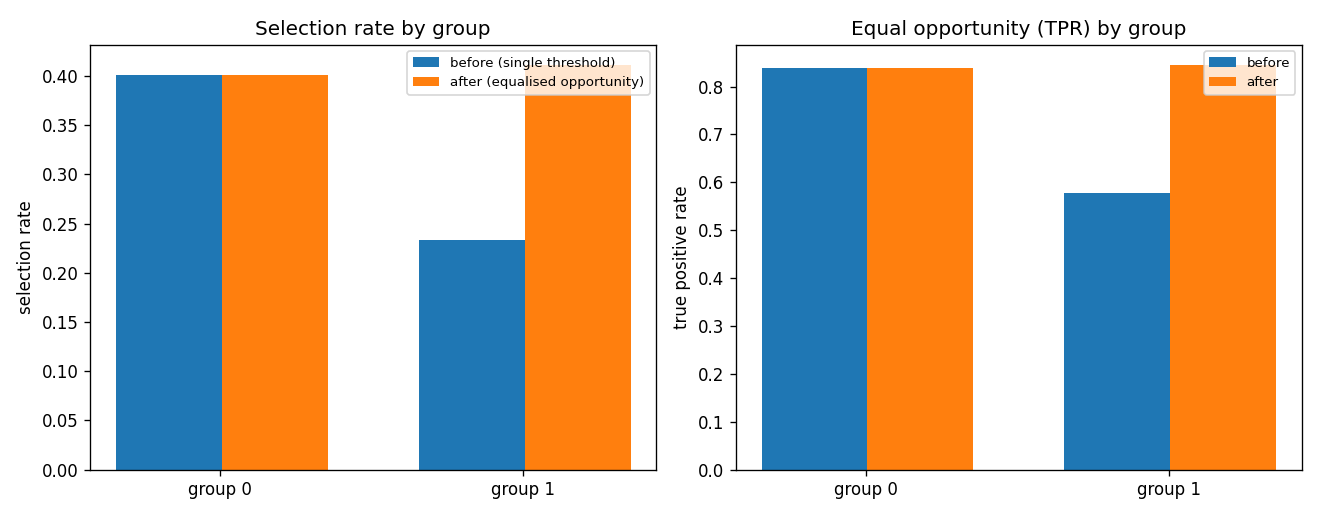

Source code (Python):
"""
Project 6 — Algorithmic Fairness Audit
======================================
Setup : A hiring/lending-style screening model. A protected attribute `group` does
        NOT enter the model, yet the model still discriminates — because a feature it
        DOES use was measured with historical bias against one group. This is the
        realistic failure mode: "we didn't use the protected attribute" is not a
        fairness guarantee.

Demonstrates:
  - Why omitting the protected attribute does not prevent disparate impact.
  - Group fairness metrics: selection rate, disparate-impact ratio (the 80% rule),
    true-positive rate (equal opportunity), false-positive rate.
  - A mitigation: group-specific decision thresholds that equalise opportunity,
    and the accuracy trade-off it costs.

Fairness is not one number — these metrics can conflict, and which one matters is a
context and policy question, not a purely technical one (see docs/19).
"""
import warnings; warnings.filterwarnings("ignore")
import numpy as np, pandas as pd
import matplotlib; matplotlib.use("Agg"); import matplotlib.pyplot as plt
from sklearn.linear_model import LogisticRegression
from sklearn.model_selection import train_test_split

RNG = np.random.default_rng(5)
N = 8000

# ---------------------------------------------------------------- simulate
group = RNG.binomial(1, 0.5, N)                       # protected attribute (0 / 1)
skill = RNG.normal(0, 1, N)                           # true latent ability, EQUAL by design
# True qualification depends only on skill -> equal true base rates across groups.
qualified = (skill + RNG.normal(0, 0.3, N) > 0.4).astype(int)
# Observed score is measured with BIAS against group 1 (historical under-measurement).
observed_score = skill - 0.6*group + RNG.normal(0, 0.5, N)
df = pd.DataFrame({"group": group, "observed_score": observed_score, "qualified": qualified})
print(f"True qualification rate — group0: {qualified[group==0].mean():.1%}, "
      f"group1: {qualified[group==1].mean():.1%}  (equal by construction)")

tr, te = train_test_split(df, test_size=0.4, random_state=0, stratify=df.qualified)
# The model uses ONLY the (biased) score, NOT the protected attribute.
clf = LogisticRegression().fit(tr[["observed_score"]], tr.qualified)
te = te.assign(p=clf.predict_proba(te[["observed_score"]])[:, 1])

# ---------------------------------------------------------------- fairness metrics
def audit(te, thresholds):
    """thresholds: dict group->cutoff. Returns per-group rates."""
    rows = {}
    for g in (0, 1):
        s = te[te.group == g]
        pred = (s.p >= thresholds[g]).astype(int)
        pos = pred == 1
        tp = ((pred == 1) & (s.qualified == 1)).sum()
        fp = ((pred == 1) & (s.qualified == 0)).sum()
        rows[g] = {
            "selection_rate": pos.mean(),
            "TPR": tp / max((s.qualified == 1).sum(), 1),   # equal-opportunity metric
            "FPR": fp / max((s.qualified == 0).sum(), 1),
            "accuracy": (pred == s.qualified).mean(),
        }
    return pd.DataFrame(rows).T

single = 0.5
before = audit(te, {0: single, 1: single})
di_before = before.loc[1, "selection_rate"] / before.loc[0, "selection_rate"]
print("\n=== Single threshold (0.5) — the 'unaware' model ===")
print(before.round(3).to_string())
print(f"Disparate-impact ratio (group1/group0 selection): {di_before:.2f} "
      f"({'FAILS' if di_before < 0.8 else 'passes'} the 80% rule)")

# ---------------------------------------------------------------- mitigation: equalise opportunity
# Lower group 1's threshold until its TPR matches group 0's at threshold 0.5.
target_tpr = before.loc[0, "TPR"]
g1 = te[te.group == 1].sort_values("p")
thr1 = single
for t in np.linspace(0.5, 0.1, 41):
    pred = (g1.p >= t).astype(int)
    tpr = ((pred == 1) & (g1.qualified == 1)).sum() / max((g1.qualified == 1).sum(), 1)
    if tpr >= target_tpr:
        thr1 = t; break
after = audit(te, {0: single, 1: thr1})
di_after = after.loc[1, "selection_rate"] / after.loc[0, "selection_rate"]
print(f"\n=== Group-specific thresholds (group0={single}, group1={thr1:.2f}) ===")
print(after.round(3).to_string())
print(f"Disparate-impact ratio: {di_after:.2f}  |  "
      f"overall accuracy {before['accuracy'].mean():.3f} -> {after['accuracy'].mean():.3f}")

# ---------------------------------------------------------------- plot
fig, ax = plt.subplots(1, 2, figsize=(11, 4.3))
x = np.arange(2)
for i, (lab, tbl) in enumerate([("before (single threshold)", before),
                                ("after (equalised opportunity)", after)]):
    ax[0].bar(x + i*0.35, tbl["selection_rate"], 0.35, label=lab)
ax[0].set_xticks(x + 0.17); ax[0].set_xticklabels(["group 0", "group 1"])
ax[0].axhline(0, color="k", lw=.6)
ax[0].set(ylabel="selection rate", title="Selection rate by group")
ax[0].legend(fontsize=8)
for i, (lab, tbl) in enumerate([("before", before), ("after", after)]):
    ax[1].bar(x + i*0.35, tbl["TPR"], 0.35, label=lab)
ax[1].set_xticks(x + 0.17); ax[1].set_xticklabels(["group 0", "group 1"])
ax[1].set(ylabel="true positive rate", title="Equal opportunity (TPR) by group")
ax[1].legend(fontsize=8)
fig.tight_layout(); fig.savefig("fairness.png", dpi=120); plt.close(fig)

with open("metrics.md", "w") as f:
    f.write("# Project 6 — fairness audit\n\n")
    f.write("## 'Unaware' model, single threshold\n\n")
    f.write(before.round(3).to_markdown() + "\n\n")
    f.write(f"Disparate-impact ratio = **{di_before:.2f}** — "
            f"{'fails' if di_before<0.8 else 'passes'} the 80% rule despite the model "
            "never seeing the protected attribute.\n\n")
    f.write("## After equalising opportunity (group-specific thresholds)\n\n")
    f.write(after.round(3).to_markdown() + "\n\n")
    f.write(f"Disparate-impact ratio = **{di_after:.2f}**; overall accuracy moves "
            f"{before['accuracy'].mean():.3f} -> {after['accuracy'].mean():.3f}. "
            "The gap closes at a small accuracy cost — the fairness/accuracy trade-off "
            "made explicit rather than hidden.\n")
print("\nSaved: fairness.png, metrics.md")
